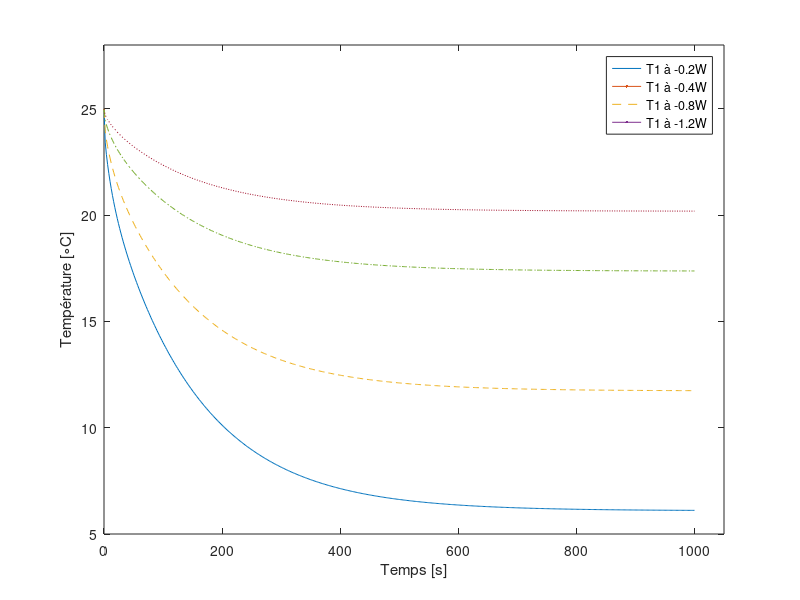

MATLAB code to generate this figure: (Note: this script raises an error after producing the figure.)
%% faire les courbes pour aller dans le chapitre 9
addpath("simuTempCourbe");
% ignorer la permiere rangée
T = csvread('simulation_data_1.2W.csv',1,0);
% première colonnes c'est le temps
temps = T(:,1);
%prendre les données du csv
T1_12 = T(:,2);

A = csvread('simulation_data_0.8W.csv',1,0);
T1_08 = A(:,2);

B = csvread('simulation_data_0.4W.csv',1,0);
T1_04 = B(:,2);

D = csvread('simulation_data_0.2W.csv',1,0);
T1_02 = D(:,2);

C = csvread('simulation_data-0.2W.csv',1,0);
T1_002 = C(:,2);

F = csvread('simulation_data-0.4W.csv',1,0);
T1_004 = F(:,2);

G = csvread('simulation_data-0.8W.csv',1,0);
T1_008 = G(:,2);

H = csvread('simulation_data-1.2W.csv',1,0);
T1_012 = H(:,2);
% set les couleurs

%% fabrication des figures
%plot(temps,T1_12,'-',LineWidth=3);
%title("Réponses à l'échelon pour T1")
%hold on
%plot(temps,T1_08,'--',LineWidth=3);
%plot(temps,T1_04,'-.',LineWidth=3);
%plot(temps, T1_02, ':',LineWidth=3);
plot(temps,T1_012,'-',LineWidth=3);
hold on
plot(temps,T1_008,'--',LineWidth=3);
plot(temps,T1_004,'-.',LineWidth=3);
plot(temps, T1_002, ':',LineWidth=3);
ylim([5 28]);
xlim([0 1050]);
ylabel('Température [{\circ}C]')
xlabel('Temps [s]')
%legend('T1 à 1.2W','T1 à 0.8W','T1 à 0.4W','T1 à 0.2W''Location','northeast')
legend('T1 à -0.2W','T1 à -0.4W','T1 à -0.8W','T1 à -1.2W','Location','northeast')
colororder("gem")
fontsize(gcf,scale=1.3)
hold off
